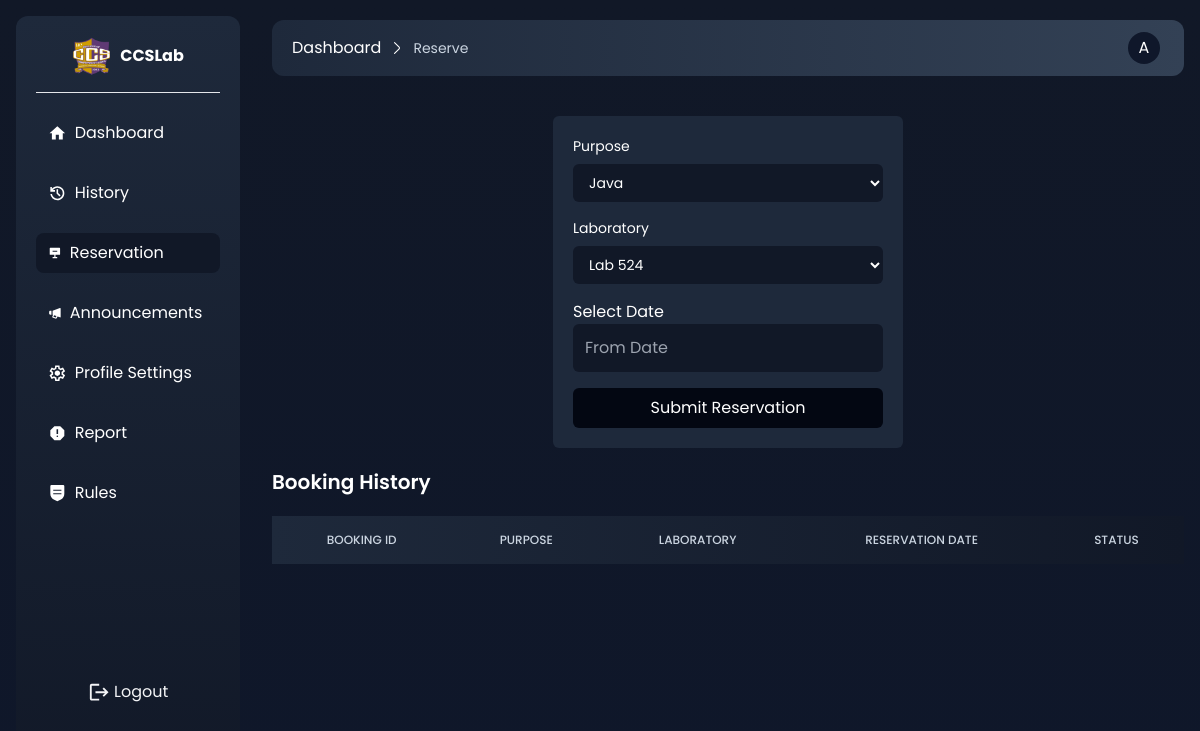
The page /reserve.php (signed in) on the database as committed earlier.
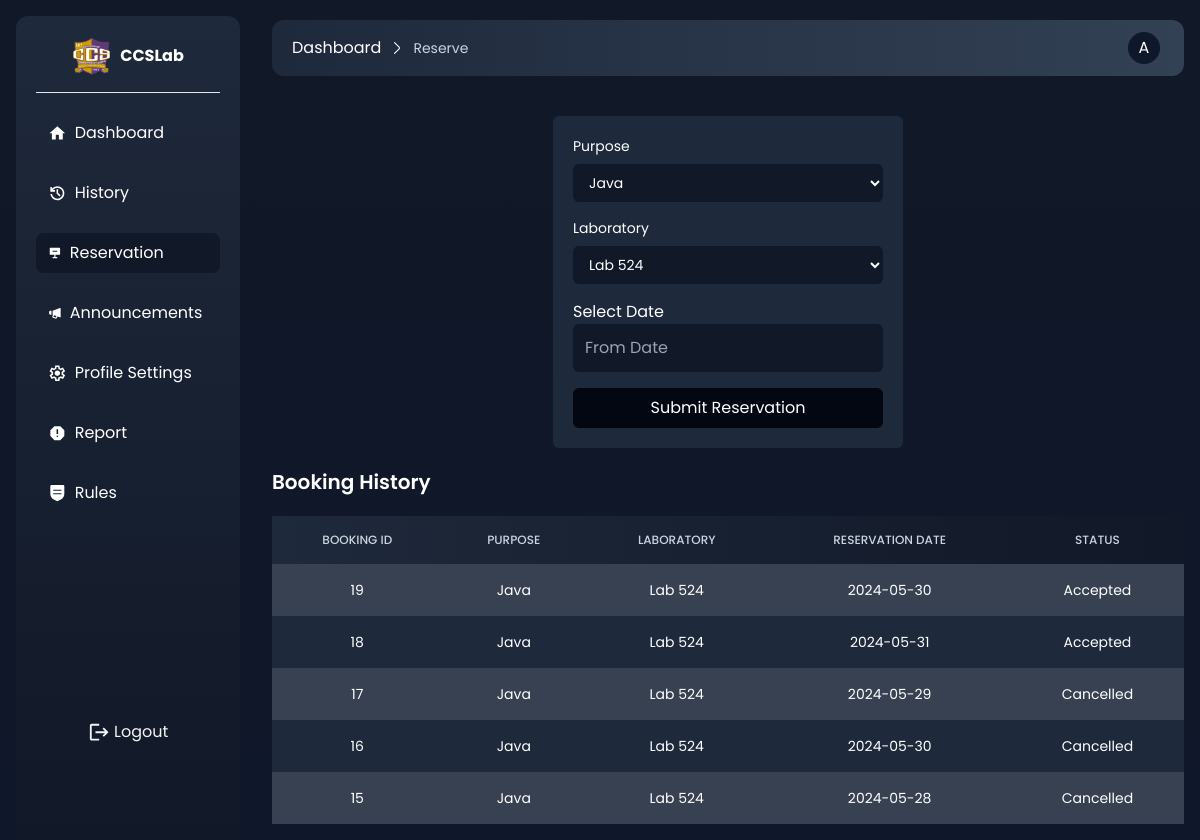
The same page on the database as committed later.
### tables this page shows
CREATE TABLE `bookings` (
  `id` int(11) NOT NULL,
  `student_id` int(11) NOT NULL,
  `purpose` varchar(254) NOT NULL,
  `laboratory` varchar(254) NOT NULL,
  `reservation_date` date NOT NULL,
  `date_created` datetime NOT NULL DEFAULT current_timestamp(),
  `status` varchar(254) NOT NULL DEFAULT 'Pending'
);

### views/reserve.view.php (the view, shortened to what this page needs)
<?php if(!$exist) : ?>
 <link rel="stylesheet" href="https://cdn.jsdelivr.net/npm/flatpickr/dist/flatpickr.min.css">
<div class="flex flex-col items-center mt-10">
 <form class="bg-slate-800 flex flex-col gap-4  text-white  rounded-md p-5 w-[350px] " action="" method="post">
             <div class="text-sm flex flex-col justify-between gap-2 w-full">
                    <label class="shrink-0 flex-1">Purpose</label>
                    <select name="purpose" class="w-full bg-gray-900  px-3 p-2 rounded-md text-white outline-none">
                        <option value="Java">Java</option>
                    </select>
                </div>
              <div class="text-sm flex flex-col justify-between gap-2 w-full">
                <label class="shrink-0 flex-1">Laboratory</label>
               <select name="laboratory" class="w-full bg-gray-900  px-3 p-2 rounded-md text-white outline-none">
                            <option value="Lab 524">Lab 524</option>
                        </select>
            </div>
            <div>
                <label class="shrink-0 flex-1">Select Date</label>
                 <input type="text" id="datetimepicker" placeholder="From Date" name="date" class="bg-gray-900 outline-none px-3 p-3 rounded-md form-input w-full">
            </div>
            <button class="col-span-2 w-full bg-gray-950 text-white p-2 rounded-md">Submit Reservation</button>
         </form>
</div>
<?php else : ?>
<h1 class=" text-xl text-sky-500 font-semibold mt-10">You can't make a reservation if you have pending reservations.</h1>
<?php endif;?>
<h1 class="text-white text-xl font-semibold my-5">Booking History</h1>
 <div class="overflow-x-auto">
            <table class="w-full text-sm text-left rtl:text-right text-gray-500 dark:text-gray-400 ">
                <thead class="text-xs bg-gradient-to-l to-slate-800 from-gray-900 uppercase ">
                    <tr>
                        <th class="border px-4 py-4 font-medium border-none text-slate-300 text-center font-bold">BOOKING ID
                        </th>
                        <th class="border px-4 py-4 font-medium border-none text-slate-300 text-center">PURPOSE</th>
                        <th class="border px-4 py-4 font-medium border-none text-slate-300 text-center">Laboratory</th>
                        <th class="border px-4 py-4 font-medium border-none text-slate-300 text-center">Reservation Date</th>
                        <th class="border px-4 py-4 font-medium border-none text-slate-300 text-center">Status</th>
                    </tr>
                </thead>
                <tbody id="tbody" class="relative">
                    <?php foreach($result as $book) :?>
                      <tr class="odd:bg-gray-700 bg-slate-800">
                            <td class="border px-4 py-4 border-none text-center text-xs md:text-sm text-white"><?php echo $book['id'];?></td>
                            <td class="border px-4 py-4 border-none text-center text-xs md:text-sm text-white"><?php echo $book['purpose'];?></td>
                            <td class="border px-4 py-4 border-none text-center text-xs md:text-sm text-white"><?php echo $book['laboratory'];?></td>
                            <td class="border px-4 py-4 border-none text-center text-xs md:text-sm text-white"><?php echo $book['reservation_date'];?></td>
                            <td class="border px-4 py-4 border-none text-center text-xs md:text-sm text-white"><?php echo ($book['status'] == "Pending" ? '<a href="/cancel?id='.$book['id'].'" class="bg-red-500 p-2 rounded-md cursor-pointer">Cancel</a>' : $book['status']);?></td>
                        </tr>
                        <?php endforeach;?>
                </tbody>
            </table>
        </div>

Rows that differ between the two databases and show on the page:
added bookings: id "19", purpose "Java", laboratory "Lab 524", reservation_date "2024-05-30", status "Accepted"
added bookings: id "18", purpose "Java", laboratory "Lab 524", reservation_date "2024-05-31", status "Accepted"
added bookings: id "17", purpose "Java", laboratory "Lab 524", reservation_date "2024-05-29", status "Cancelled"
added bookings: id "16", purpose "Java", laboratory "Lab 524", reservation_date "2024-05-30", status "Cancelled"
added bookings: id "15", purpose "Java", laboratory "Lab 524", reservation_date "2024-05-28", status "Cancelled"
